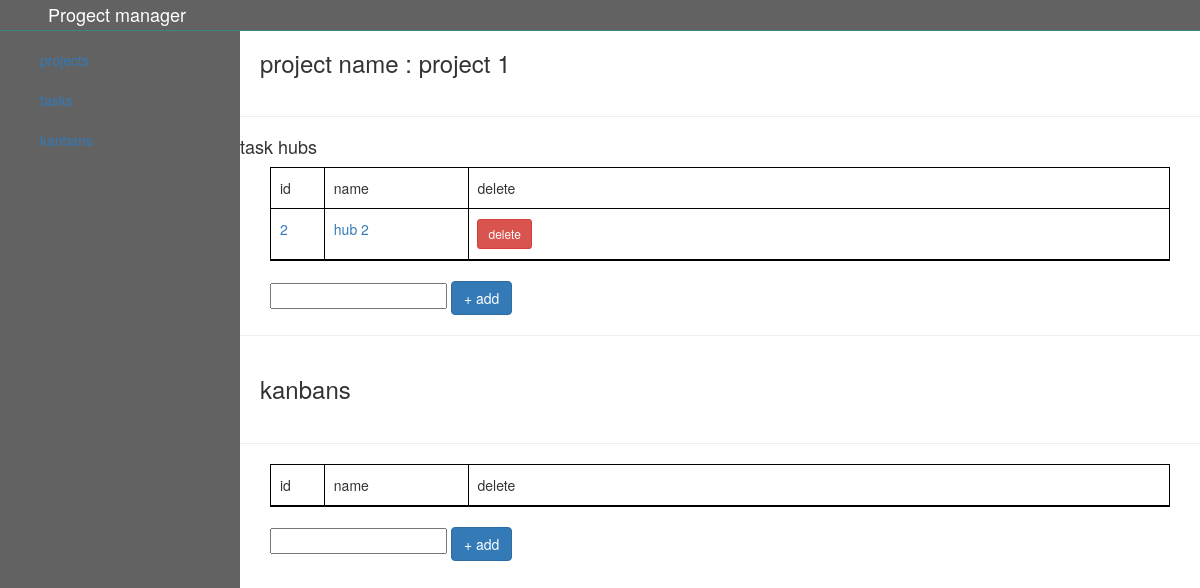
Page /project/1 on the earlier database version.
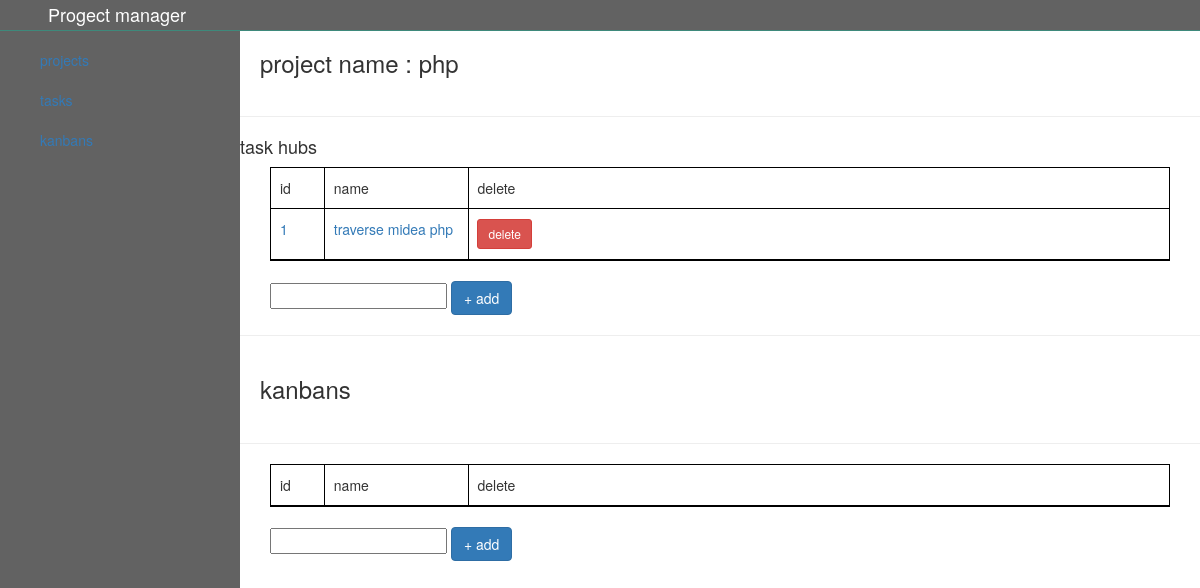
Same page on the later database version.
### app.py (models this page shows, shortened)
class Project(db.Model):
    id = db.Column(db.Integer, primary_key=True)
    name = db.Column(db.String(20), unique=True, nullable=False)
    kanbans = db.relationship('Kanban', backref='project',lazy=True)
    hubs = db.relationship('Taskhub', backref='project',lazy=True)
    def __repr__(self):
        return self.name

class Taskhub(db.Model):
    id = db.Column(db.Integer, primary_key=True)
    name = db.Column(db.String(1000), nullable=False)
    project_id = db.Column(db.Integer, db.ForeignKey('project.id'), nullable= False)
    tasks = db.relationship('Task', backref='hub',lazy=True)

### app.py (the view)
@app.route('/project/<int:id>', methods=['GET', 'POST'])
def projectview(id):
    project = Project.query.get_or_404(id)
    return render_template('projects.html', project=project)

### templates/projects.html (shortened to what this page needs)
{% extends 'base.html' %}
{% block body %}
<div class="main">
    <h3>project name : {{project}}</h3>
    <hr>
    <h4>task hubs</h4>
    <ul>
        <li>
            <p class="no">id</p>
            <p class="name">name</p>
            <p class="delete">delete</p>
        </li>
        {% for task in project.hubs%}
        <li>
            <p class="no"><a href="/taskHub/{{task.id}}">{{ task.id }}</a></p>
            <p class="name"><a href="/taskHub/{{task.id}}">{{ task.name }}</a></a></p>
            <p class="delete">
                <a href="/hubDelete/{{task.id}}" class="btn btn-danger btn-sm">delete</a>
            </p>
        </li>
        {% endfor %}
    </ul>
    <form method='post' action="/addhub/{{project.id}}">
        <input type="text" name="name">
        <button class='btn btn-primary' type='submit'>+ add</button>
    </form>
    <hr>
    <h3>kanbans</h3>
    <hr>
    <ul>
        <li>
            <p class="no">id</p>
            <p class="name">name</p>
            <p class="delete">delete</p>
        </li>
    </ul>
    <form method='post' action="/addKanban/{{project.id}}">
        <input type="text" name="kanbanName">
        <button class='btn btn-primary' type='submit'>+ add</button>
    </form>
</div>
</div>
{% endblock %}

Differences in the rows shown:
removed Taskhub: id "2", name "hub 2"
changed Project: name "project 1" → "php"
added Taskhub: id "1", name "traverse midea php"
